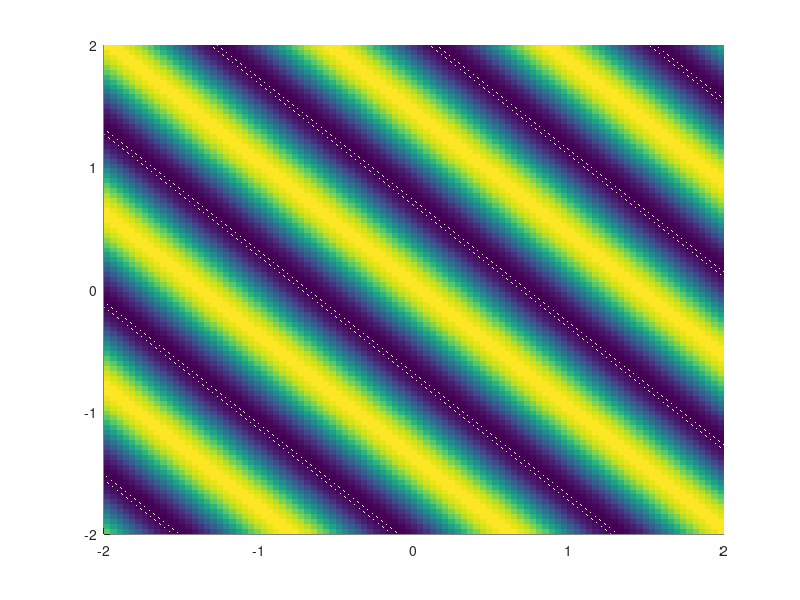

The MATLAB script that drew this image:
k = [1,1];
k=(2*pi/1)*k/norm(k);
kx = dot(k,[1,0]);
ky = dot(k,[0,1]);

[X,Y] = meshgrid(linspace(-2,2), linspace(-2,2));
Z = cos(kx.*X+ky.*Y);
surf(X,Y,Z, 'EdgeColor','none');
view(2);
